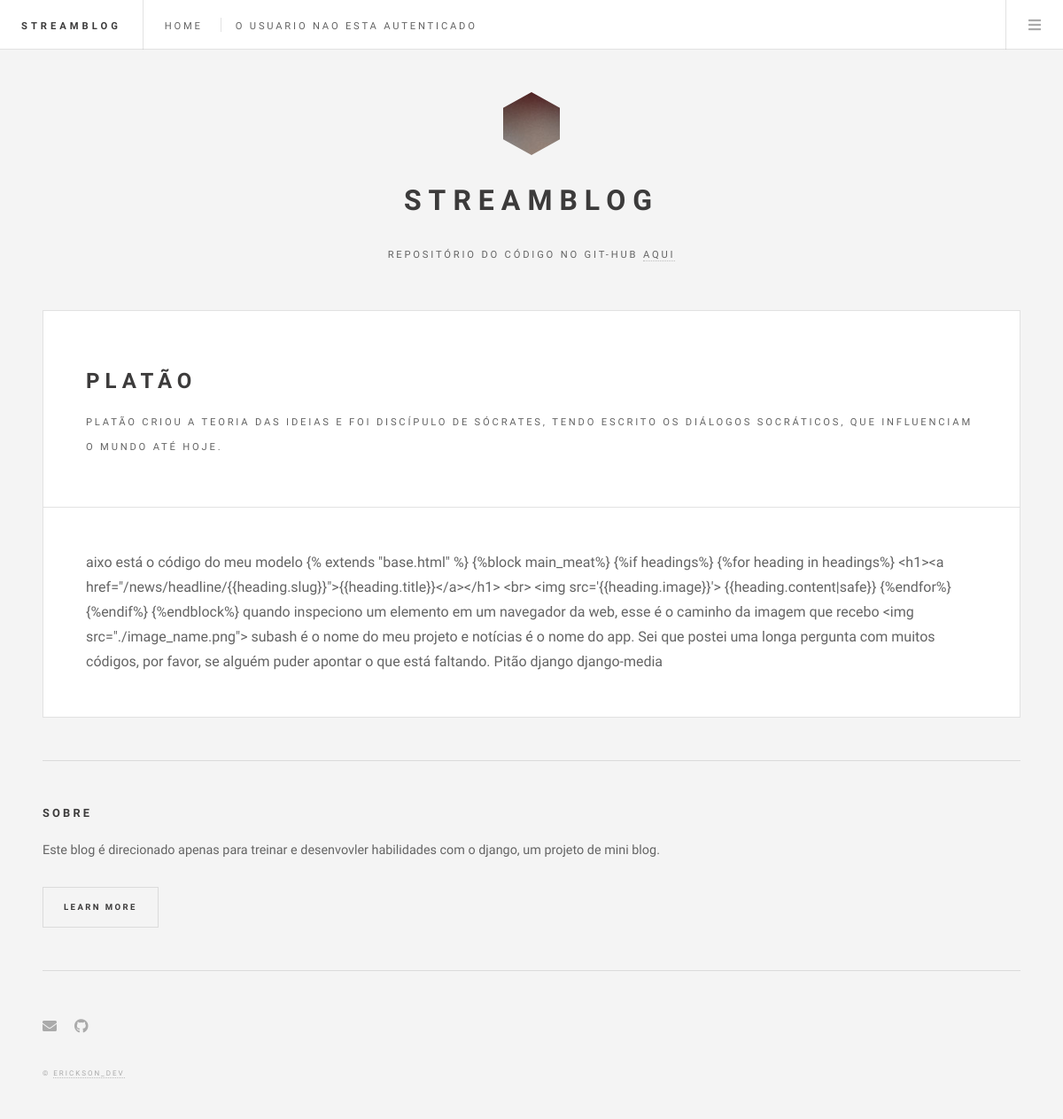
The page /single/4 on the database as committed earlier.
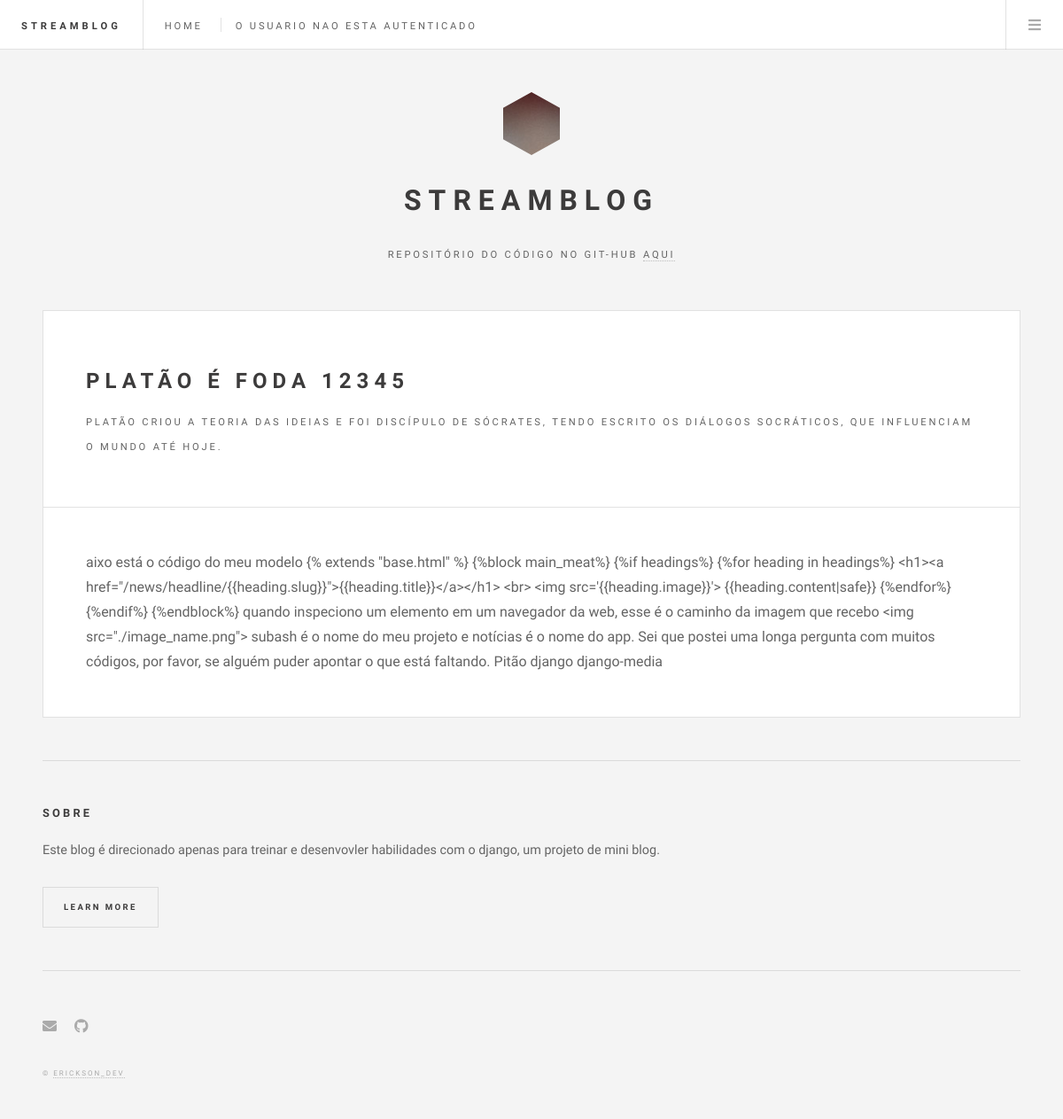
The same page on the database as committed later.
### website/models.py (models this page shows, shortened)
class Post(models.Model):
    title = models.CharField(max_length=60)
    sub_title = models.CharField(max_length=255)
    content = models.TextField()
    user = models.ForeignKey(User, on_delete=models.PROTECT)
    date_post = models.DateField(auto_now_add=True)

### website/views.py (the view)
# urls.py: path('single/<int:pk>', single, name='single'),
def single(request, pk):
    post = Post.objects.get(pk=pk)
    return render(request, 'blog/single.html', {'post': post})

### templates/blog/single.html (shortened to what this page needs)
{% extends 'layout.html' %}
{% block content %}
<div id="main">
		<article class="post">
			<header>
				<div class="title">
					<h2>{{ post.title }}</h2>
					<p>{{ post.sub_title }}</p>
				</div>
			</header>
			<p>{{ post.content }}</p>
		</article>
</div>
{% endblock %}

Rows that differ between the two databases and show on the page:
changed Post: title "PLATÃO" → "PLATÃO É FODA 12345"
